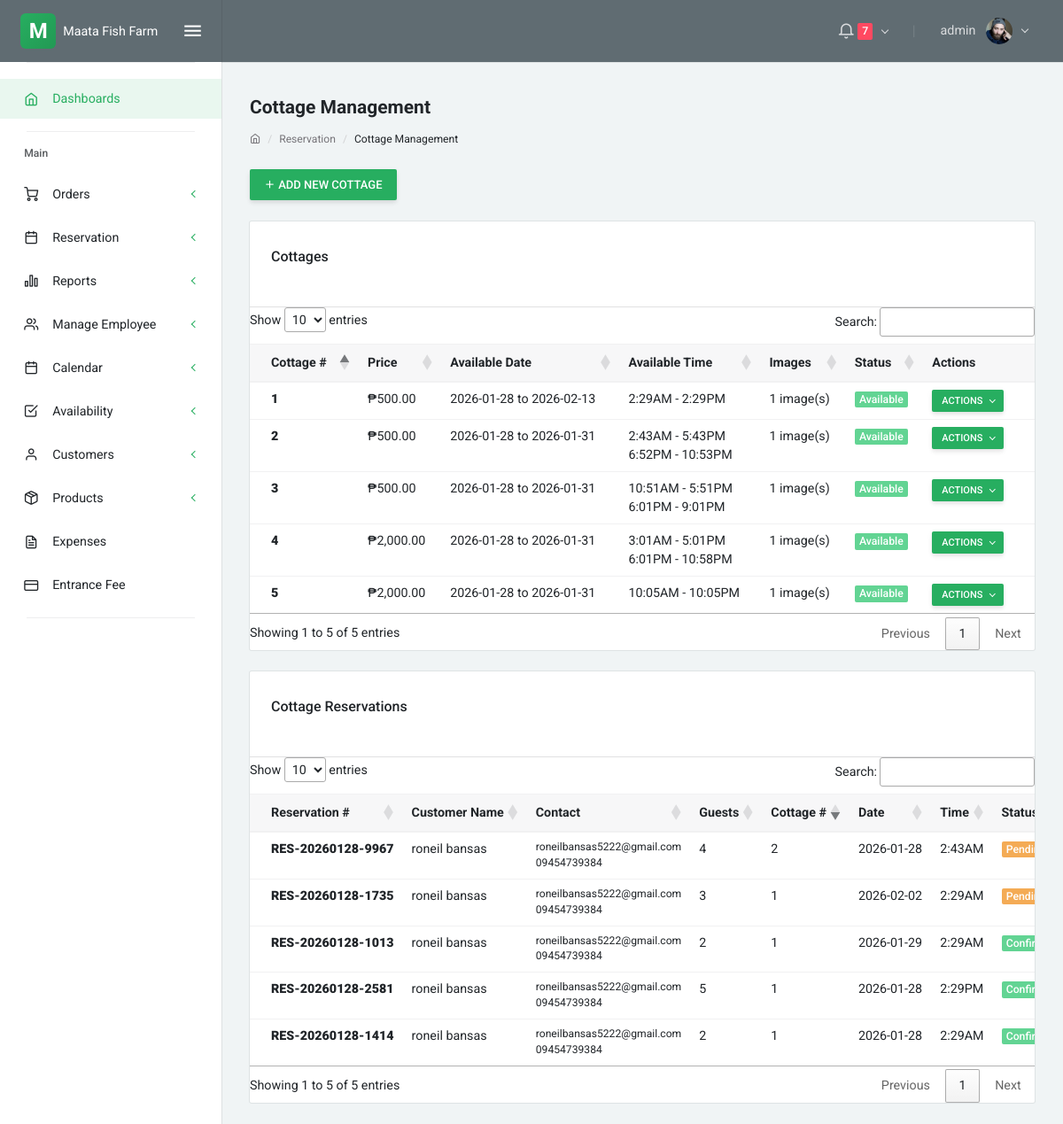
The app's page /cottage_management.php (signed in) with its own data.
### tables this page shows
CREATE TABLE `users` (
  `id` int(11) NOT NULL,
  `username` varchar(50) NOT NULL,
  `email` varchar(100) NOT NULL,
  `password` varchar(255) NOT NULL,
  `full_name` varchar(100) DEFAULT NULL,
  `role` enum('admin','staff','manager') DEFAULT 'staff',
  `status` enum('active','inactive') DEFAULT 'active',
  `created_at` timestamp NOT NULL DEFAULT current_timestamp(),
  `updated_at` timestamp NOT NULL DEFAULT current_timestamp() ON UPDATE current_timestamp()
);

CREATE TABLE `cottages` (
  `id` int(11) NOT NULL,
  `cottage_number` varchar(50) NOT NULL,
  `description` text DEFAULT NULL,
  `price` decimal(10,2) NOT NULL,
  `status` enum('available','unavailable') DEFAULT 'available',
  `created_at` timestamp NOT NULL DEFAULT current_timestamp(),
  `updated_at` timestamp NOT NULL DEFAULT current_timestamp() ON UPDATE current_timestamp(),
  `available_date` date NOT NULL,
  `available_date_from` date DEFAULT NULL,
  `available_date_to` date DEFAULT NULL,
  `available_time_start` time NOT NULL,
  `available_time_end` time NOT NULL
);

CREATE TABLE `reservations` (
  `id` int(11) NOT NULL,
  `reservation_number` varchar(20) NOT NULL,
  `customer_id` int(11) NOT NULL,
  `reservation_type` enum('dine-in','farm visit','private-events','cottage') DEFAULT NULL,
  `num_guests` int(11) NOT NULL,
  `reservation_date` date NOT NULL,
  `reservation_time` time NOT NULL,
  `special_requests` text DEFAULT NULL,
  `status` enum('pending','completed','cancelled','confirmed') DEFAULT NULL,
  `contact_phone` varchar(20) DEFAULT NULL,
  `contact_email` varchar(100) DEFAULT NULL,
  `created_at` timestamp NOT NULL DEFAULT current_timestamp(),
  `updated_at` timestamp NOT NULL DEFAULT current_timestamp() ON UPDATE current_timestamp(),
  `cottage_id` int(11) DEFAULT NULL
);

CREATE TABLE `customers` (
  `id` int(11) NOT NULL,
  `first_name` varchar(50) NOT NULL,
  `last_name` varchar(50) NOT NULL,
  `email` varchar(100) DEFAULT NULL,
  `phone` varchar(20) DEFAULT NULL,
  `address` text DEFAULT NULL,
  `barangay` varchar(100) DEFAULT NULL,
  `municipality` varchar(100) DEFAULT NULL,
  `created_at` timestamp NOT NULL DEFAULT current_timestamp(),
  `updated_at` timestamp NOT NULL DEFAULT current_timestamp() ON UPDATE current_timestamp(),
  `password` varchar(45) DEFAULT NULL,
  `customer_type` enum('online_customer','diner') DEFAULT 'online_customer',
  `government_id_image` varchar(500) DEFAULT NULL,
  `government_id_verified` tinyint(1) DEFAULT 0,
  `id_verification_date` timestamp NULL DEFAULT NULL
);

### cottage_management.php (the view, shortened to what the rows shown need)
<?php
include 'config/db.php';
include 'partials/head.php';
?>
<link rel="stylesheet" href="https://cdn.datatables.net/1.13.7/css/jquery.dataTables.min.css">
<link rel="stylesheet" href="https://cdn.datatables.net/buttons/2.4.1/css/buttons.dataTables.min.css">
<?php include 'partials/navbar.php'; ?>
<div class="layout-content">
    <div class="container-fluid flex-grow-1 container-p-y">
        <div class="card mb-4">
            <div class="table-responsive">
                <table class="table table-hover" id="cottagesTable">
                    <thead class="thead-light">
                        <tr>
                            <th>Cottage #</th>
                            <th>Price</th>
                            <th>Available Date</th>
                            <th>Available Time</th>
                            <th>Images</th>
                            <th>Status</th>
                            <th>Actions</th>
                        </tr>
                    </thead>
                    <tbody>
                        <?php
                        $cottages_query = "SELECT c.*, COUNT(ci.id) as image_count FROM cottages c LEFT JOIN cottage_images ci ON c.id = ci.cottage_id GROUP BY c.id ORDER BY c.cottage_number ASC";
                        $cottages_result = $conn->query($cottages_query);
                        $availability_query = "SELECT cottage_id, available_time_start, available_time_end FROM cottage_availability ORDER BY cottage_id, available_time_start, available_time_end";
                        $availability_result = $conn->query($availability_query);
                        $cottage_slots = [];
                        while ($slot = $availability_result->fetch_assoc()) {
                            $cid = $slot['cottage_id'];
                            $key = $slot['available_time_start'] . '-' . $slot['available_time_end'];
                            if (!isset($cottage_slots[$cid])) {
                                $cottage_slots[$cid] = [];
                            }
                            if (!isset($cottage_slots[$cid][$key])) {
                                $cottage_slots[$cid][$key] = [
                                    'start' => $slot['available_time_start'],
                                    'end' => $slot['available_time_end']
                                ];
                            }
                        }
                        if ($cottages_result && $cottages_result->num_rows > 0) {
                            while ($cottage = $cottages_result->fetch_assoc()) {
                                $status_badge = $cottage['status'] === 'available' ?
                                    '<span class="badge badge-success">Available</span>' :
                                    '<span class="badge badge-danger">Unavailable</span>';
                                echo "
                                    <tr>
                                        <td><strong>" . htmlspecialchars($cottage['cottage_number']) . "</strong></td>
                                        <td>₱" . number_format($cottage['price'], 2) . "</td>
                                        <td>" . (isset($cottage['available_date_from']) && isset($cottage['available_date_to']) && $cottage['available_date_from'] && $cottage['available_date_to'] ? $cottage['available_date_from'] . ' to ' . $cottage['available_date_to'] : (isset($cottage['available_date']) ? $cottage['available_date'] : 'Not set')) . "</td>
                                        <td>";
                                if (isset($cottage_slots[$cottage['id']]) && !empty($cottage_slots[$cottage['id']])) {
                                    $slot_strings = [];
                                    foreach ($cottage_slots[$cottage['id']] as $slot) {
                                        $slot_strings[] = date('g:iA', strtotime($slot['start'])) . ' - ' . date('g:iA', strtotime($slot['end']));
                                    }
                                    echo implode('<br>', $slot_strings);
                                } else {
                                    echo 'Not set';
                                }
                                echo "</td>
                                        <td>{$cottage['image_count']} image(s)</td>
                                        <td>{$status_badge}</td>
                                        <td>
                                            <div class=\"dropdown\">
                                                <button class=\"btn btn-sm btn-primary dropdown-toggle\" type=\"button\" data-toggle=\"dropdown\" aria-haspopup=\"true\" aria-expanded=\"false\">
                                                    Actions
                                                </button>
                                                <div class=\"dropdown-menu dropdown-menu-right\">
                                                    <button type=\"button\" class=\"dropdown-item edit-cottage-btn\" data-id=\"{$cottage['id']}\" data-number=\"" . htmlspecialchars($cottage['cottage_number']) . "\" data-price=\"{$cottage['price']}\" data-date-from=\"" . htmlspecialchars($cottage['available_date_from'] ?? '') . "\" data-date-to=\"" . htmlspecialchars($cottage['available_date_to'] ?? '') . "\" data-time-start=\"" . htmlspecialchars($cottage['available_time_start'] ?? '') . "\" data-time-end=\"" . htmlspecialchars($cottage['available_time_end'] ?? '') . "\" data-status=\"{$cottage['status']}\"><i class=\"feather icon-edit\"></i> Edit</button>
                                                    <a href=\"handlers/cottage_handler.php?action=toggle_status&id={$cottage['id']}\" class=\"dropdown-item\" onclick=\"return confirm('Toggle status?')\"><i class=\"feather icon-refresh-cw\"></i> Toggle Status</a>
                                                    <div class=\"dropdown-divider\"></div>
                                                    <a href=\"handlers/cottage_handler.php?action=delete&id={$cottage['id']}\" class=\"dropdown-item text-danger\" onclick=\"return confirm('Delete this cottage?')\"><i class=\"feather icon-trash\"></i> Delete</a>
                                                </div>
                                            </div>
                                        </td>
                                    </tr>
                                ";
                            }
                        } else {
                            echo "<tr><td></td><td></td><td></td><td></td><td></td><td></td><td class='text-center text-muted py-4'>No cottages found</td></tr>";
                        }
                        ?>
                    </tbody>
                </table>
            </div>
        </div>
        <div class="card">
            <div class="table-responsive">
                <table class="table table-hover" id="reservationsTable">
                    <thead class="thead-light">
                        <tr>
                            <th>Reservation #</th>
                            <th>Customer Name</th>
                            <th>Contact</th>
                            <th>Guests</th>
                            <th>Cottage #</th>
                            <th>Date</th>
                            <th>Time</th>
                            <th>Status</th>
                        </tr>
                    </thead>
                    <tbody>
                        <?php
                        $reservations_query = "SELECT r.*, c.first_name, c.last_name, c.email, c.phone, ct.cottage_number
                                               FROM reservations r
                                               LEFT JOIN customers c ON r.customer_id = c.id
                                               LEFT JOIN cottages ct ON r.cottage_id = ct.id
                                               WHERE r.reservation_type = 'cottage'
                                               ORDER BY r.reservation_date DESC, r.reservation_time DESC";
                        $reservations_result = $conn->query($reservations_query);
                        if ($reservations_result && $reservations_result->num_rows > 0) {
                            while ($reservation = $reservations_result->fetch_assoc()) {
                                $customer_name = $reservation['first_name'] . ' ' . $reservation['last_name'];
                                $formatted_time = date('g:iA', strtotime($reservation['reservation_time']));
                                $cottage_number = htmlspecialchars($reservation['cottage_number'] ?? 'N/A');
                                $status_badge = '';
                                switch ($reservation['status']) {
                                    case 'pending':
                                        $status_badge = '<span class="badge badge-warning">Pending</span>';
                                        break;
                                    case 'confirmed':
                                        $status_badge = '<span class="badge badge-success">Confirmed</span>';
                                        break;
                                }
                                echo "
                                    <tr>
                                        <td><strong>{$reservation['reservation_number']}</strong></td>
                                        <td>{$customer_name}</td>
                                        <td>
                                            <small>
                                                <div>{$reservation['contact_email']}</div>
                                                <div>{$reservation['contact_phone']}</div>
                                            </small>
                                        </td>
                                        <td>{$reservation['num_guests']}</td>
                                        <td>{$cottage_number}</td>
                                        <td>{$reservation['reservation_date']}</td>
                                        <td>{$formatted_time}</td>
                                        <td>{$status_badge}</td>
                                                    {$customer_name}{$reservation['']}{$reservation['']} {$reservation['']}{$reservation['']}{$formatted_time}{$reservation['']}
                                                    {$reservation['']}
                                                    {$reservation['']}
                                                    {$reservation['']}
                                    </tr>
                                ";
                            }
                        } else {
                            echo "<tr><td></td><td></td><td></td><td></td><td></td><td></td><td></td><td></td><td class='text-center text-muted py-4'>No cottage reservations found</td></tr>";
                        }
                        ?>
                    </tbody>
                </table>
            </div>
        </div>
    </div>
</div>
<?php include 'partials/footer.php'; ?>

### partials/navbar.php (shortened to what the rows shown need)
<?php
require_once __DIR__ . '/../config/db.php';
$user_id = $_SESSION['user_id'] ?? null;
$nav_user = null;
if ($user_id) {
    $u_stmt = $conn->prepare('SELECT id, username, full_name FROM users WHERE id = ? LIMIT 1');
    if ($u_stmt) {
        $u_stmt->bind_param('i', $user_id);
        $u_stmt->execute();
        if (method_exists($u_stmt, 'get_result')) {
            $u_res = $u_stmt->get_result();
            $nav_user = $u_res->fetch_assoc();
        } else {
            $u_stmt->bind_result($nid, $nusername, $nfull_name);
            if ($u_stmt->fetch()) {
                $nav_user = ['id' => $nid, 'username' => $nusername, 'full_name' => $nfull_name];
            }
        }
    }
}
?>
<div class="layout-container">
    <nav class="layout-navbar navbar navbar-expand-lg align-items-lg-center bg-dark container-p-x" id="layout-navbar">
        <div class="navbar-collapse collapse" id="layout-navbar-collapse">
            <div class="navbar-nav align-items-lg-center ml-auto">
                <div class="demo-navbar-user nav-item dropdown">
                    <a class="nav-link dropdown-toggle" href="javascript:void(0);" data-toggle="dropdown" aria-haspopup="true" aria-expanded="false" style="cursor: pointer; pointer-events: auto;">
                        <span class="d-inline-flex flex-lg-row-reverse align-items-center align-middle">
                            <img src="assets/img/avatars/1.png" alt class="d-block ui-w-30 rounded-circle">
                            <span class="px-1 mr-lg-2 ml-2 ml-lg-0"><?php echo htmlspecialchars(
                                ($user['full_name'] ?? $user['username'] ?? null) ?: ($nav_user['full_name'] ?? $nav_user['username'] ?? 'Admin')
                            ); ?></span>
                        </span>
                    </a>
                </div>
            </div>
        </div>
    </nav>

### records on screen
users: full_name "admin"
cottages: cottage_number "1", price "500.00", available_date_from "2026-01-28", available_date_to "2026-02-13", slot_strings "2:29AM - 2:29PM", image_count "1", status "Available"
cottages: cottage_number "2", price "500.00", available_date_from "2026-01-28", available_date_to "2026-01-31", slot_strings "2:43AM - 5:43PM 6:52PM - 10:53PM", image_count "1", status "Available"
cottages: cottage_number "3", price "500.00", available_date_from "2026-01-28", available_date_to "2026-01-31", slot_strings "10:51AM - 5:51PM 6:01PM - 9:01PM", image_count "1", status "Available"
cottages: cottage_number "4", price "2,000.00", available_date_from "2026-01-28", available_date_to "2026-01-31", slot_strings "3:01AM - 5:01PM 6:01PM - 10:58PM", image_count "1", status "Available"
cottages: cottage_number "5", price "2,000.00", available_date_from "2026-01-28", available_date_to "2026-01-31", slot_strings "10:05AM - 10:05PM", image_count "1", status "Available"
reservations: reservation_number "RES-20260128-1735", customer.last_name "roneil bansas", contact_email "roneilbansas5222@gmail.com", contact_phone "09454739384", num_guests "3", cottage.cottage_number "1", reservation_date "2026-02-02", reservation_time "2:29AM", status "Pending"
reservations: reservation_number "RES-20260128-1013", customer.last_name "roneil bansas", contact_email "roneilbansas5222@gmail.com", contact_phone "09454739384", num_guests "2", cottage.cottage_number "1", reservation_date "2026-01-29", reservation_time "2:29AM", status "Confirmed"
reservations: reservation_number "RES-20260128-2581", customer.last_name "roneil bansas", contact_email "roneilbansas5222@gmail.com", contact_phone "09454739384", num_guests "5", cottage.cottage_number "1", reservation_date "2026-01-28", reservation_time "2:29PM", status "Confirmed"
reservations: reservation_number "RES-20260128-9967", customer.last_name "roneil bansas", contact_email "roneilbansas5222@gmail.com", contact_phone "09454739384", num_guests "4", cottage.cottage_number "2", reservation_date "2026-01-28", reservation_time "2:43AM", status "Pending"
reservations: reservation_number "RES-20260128-1414", customer.last_name "roneil bansas", contact_email "roneilbansas5222@gmail.com", contact_phone "09454739384", num_guests "2", cottage.cottage_number "1", reservation_date "2026-01-28", reservation_time "2:29AM", status "Confirmed"

### other values on screen
$pending_count "7"
